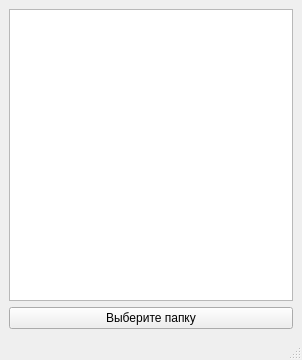
<?xml version="1.0" encoding="UTF-8"?>
<ui version="4.0">
 <class>MainWindow</class>
 <widget class="QMainWindow" name="MainWindow">
  <property name="geometry">
   <rect>
    <x>0</x>
    <y>0</y>
    <width>302</width>
    <height>360</height>
   </rect>
  </property>
  <property name="windowTitle">
   <string>MainWindow</string>
  </property>
  <widget class="QWidget" name="centralwidget">
   <layout class="QVBoxLayout" name="verticalLayout">
    <item>
     <widget class="QListWidget" name="listWidget"/>
    </item>
    <item>
     <widget class="QPushButton" name="btnBrowse">
      <property name="text">
       <string>Выберите папку</string>
      </property>
     </widget>
    </item>
   </layout>
  </widget>
  <widget class="QStatusBar" name="statusbar"/>
  <widget class="QMenuBar" name="menuBar">
   <property name="geometry">
    <rect>
     <x>0</x>
     <y>0</y>
     <width>302</width>
     <height>22</height>
    </rect>
   </property>
  </widget>
 </widget>
 <resources/>
 <connections/>
</ui>
